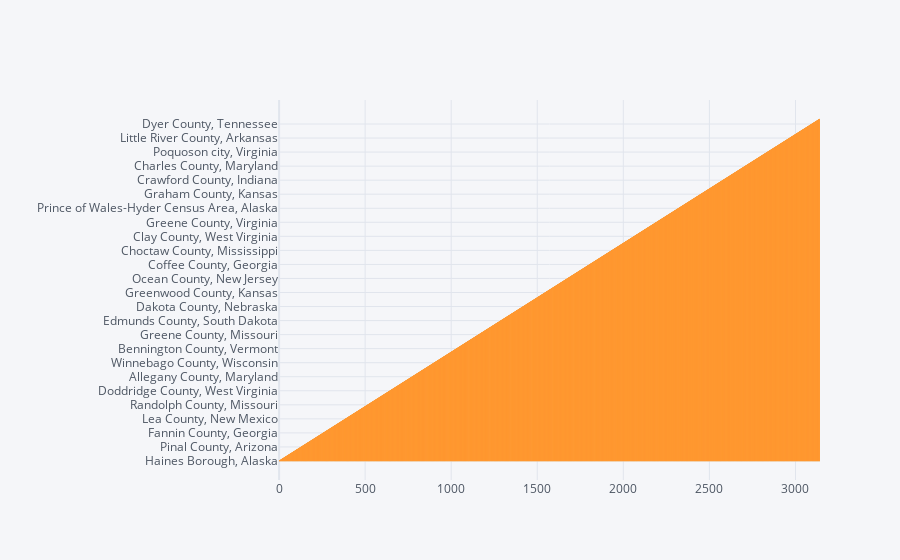

The notebook cell saved with this chart:
### Code cell
df['County'].dropna().iplot(kind='bar',)

### Figure 1 — Plotly figure (JSON) as saved in the notebook; plotly's stock layout.template omitted (floating-point values rounded to 4 significant figures; data arrays with more than 128 entries replaced by an {"elided": "..."} marker saying what was removed)
{"data": [{"marker": {"color": "rgba(255, 153, 51, 0.6)", "line": {"color": "rgba(255, 153, 51, 1.0)", "width": 1}}, "name": "County", "orientation": "v", "text": "", "type": "bar", "x": {"elided": "3143 int values"}, "y": {"elided": "3143 str values"}}], "layout": {"legend": {"bgcolor": "#F5F6F9", "font": {"color": "#4D5663"}}, "paper_bgcolor": "#F5F6F9", "plot_bgcolor": "#F5F6F9", "title": {"font": {"color": "#4D5663"}}, "xaxis": {"gridcolor": "#E1E5ED", "showgrid": true, "tickfont": {"color": "#4D5663"}, "title": {"font": {"color": "#4D5663"}, "text": ""}, "zerolinecolor": "#E1E5ED"}, "yaxis": {"gridcolor": "#E1E5ED", "showgrid": true, "tickfont": {"color": "#4D5663"}, "title": {"font": {"color": "#4D5663"}, "text": ""}, "zerolinecolor": "#E1E5ED"}}}
